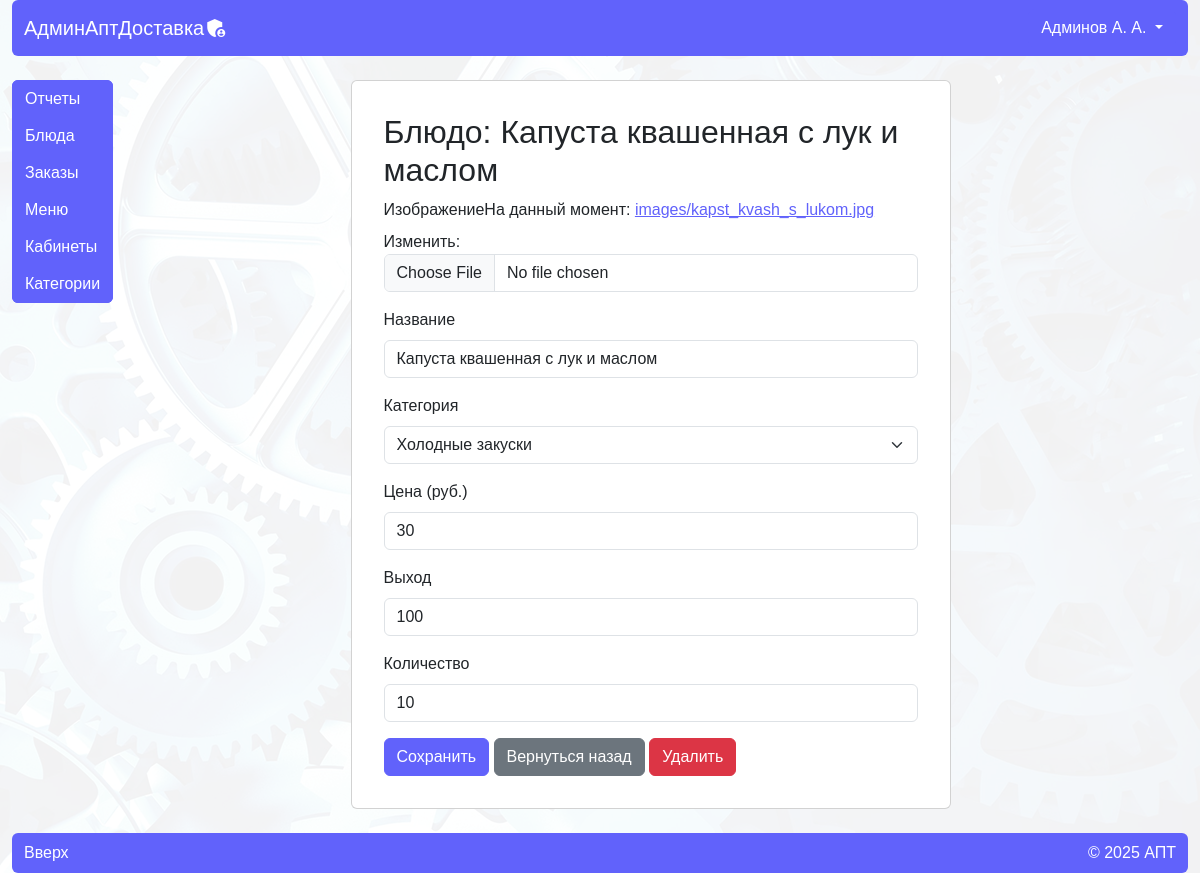
Before: /admin_app/meals/edit/2/ (signed in) with the older database file.
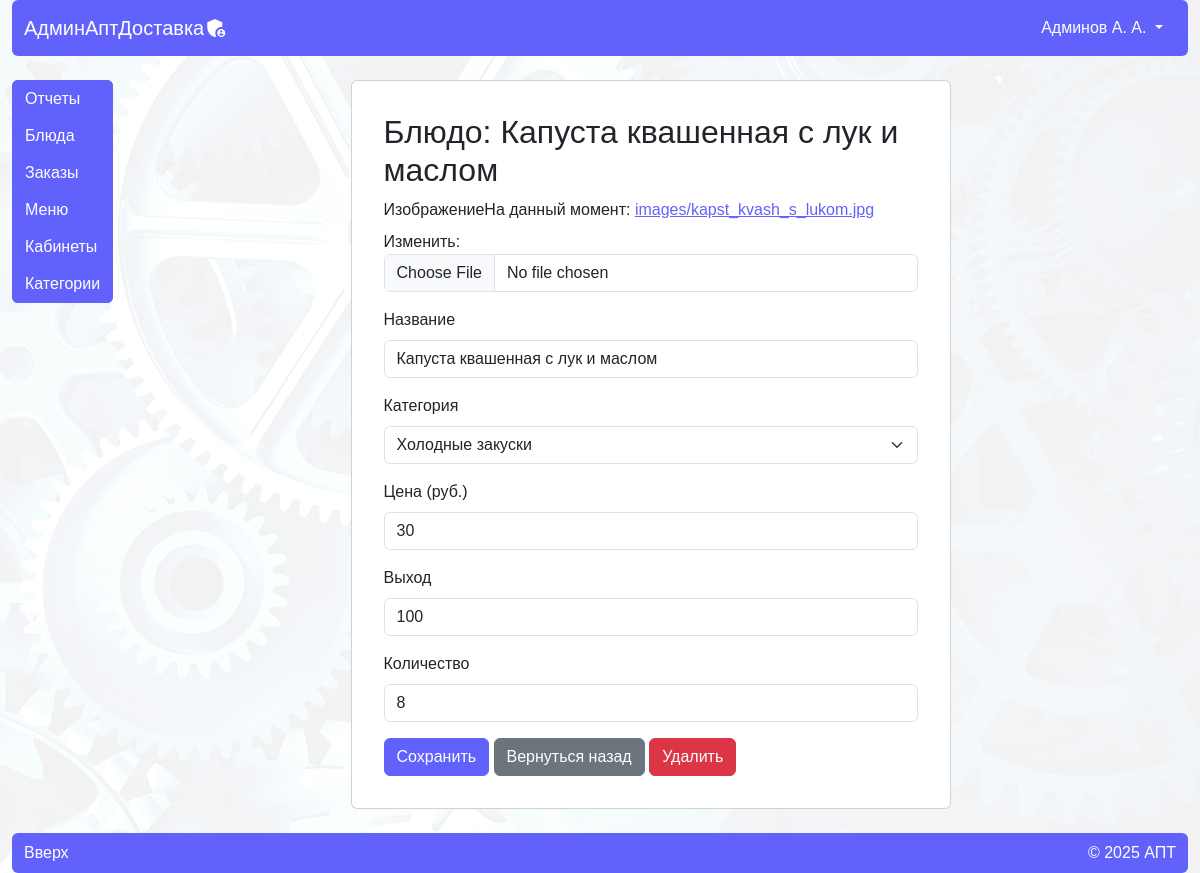
After: the same page with the newer database file.
### apt_delivery_app/models/m_meal.py (models this page shows, shortened)
class Meal(models.Model):
    name = models.CharField(
        max_length=150,
        verbose_name="Название"
    )
    price = models.IntegerField(
        verbose_name="Цена (руб.)"
    )
    out = models.CharField(
        max_length=10,
        verbose_name="Выход"
    )
    image = models.ImageField(
        upload_to='images',
        verbose_name="Изображение",
        default='meal.png'
    )
    category = models.ForeignKey(
        Category,
        on_delete=models.CASCADE,
        verbose_name="Категория",
    )
    quantity = models.IntegerField(
        default=3,
        verbose_name="Количество"
    )
    class Meta:
        verbose_name = 'Блюдо'
        verbose_name_plural = 'Блюда'
    def __str__(self):
        return self.name

### apt_delivery_app/models/m_category.py (models this page shows)
class Category(models.Model):
    name = models.CharField(
        max_length=20,
        verbose_name="Название"
    )
    class Meta:
        verbose_name = 'Категория'
        verbose_name_plural = 'Категории'
    def __str__(self):
        return self.name

### admin_app/views/va_meal.py (the view)
# urls.py: path('meals/edit/<int:pk>/', views.meal_crud_view, name='meal-edit'),  # Редактирование блюда
@user_passes_test(lambda u: u.is_superuser)
def meal_crud_view(request, pk=None):
    return crud_view(request, Meal, MealForm, pk)

### admin_app/forms.py
class MealForm(forms.ModelForm):
    class Meta:
        model = Meal
        fields=('image', 'name', 'category', 'price', 'out', 'quantity',)

### admin_app/views/va_views.py (called while the page is built)
@user_passes_test(lambda u: u.is_superuser)
def crud_view(request, model_class, form_class, pk=None):
    instance = None
    if pk:
        instance = get_object_or_404(model_class, pk=pk)
    if request.method == 'POST':
        form = form_class(request.POST, request.FILES or None, instance=instance)
        if form.is_valid():
            form.save()
            return redirect(reverse_lazy(f'{model_class.__name__.lower()}-list'))
    else:
        form = form_class(instance=instance)
    context = {
        'title': model_class._meta.verbose_name,
        'url': reverse_lazy(f'{model_class.__name__.lower()}-list'),
        'form': form,
        'object': instance
    }
    return render(request, 'admin_app/edit_form.html', context)

### admin_app/templates/admin_app/edit_form.html (shortened to what this page needs)
{% extends 'admin_app/base.html' %}
{% load django_bootstrap5%}
{% block content %}
<div class="d-flex justify-content-center">
    <div class="card " style="max-width: 600px; padding: 2rem;">
        <h2>{{ title }}: {% if object %}{{ object }}{% else %}Добавить объект{% endif %}</h2>
        <form method="post" enctype="multipart/form-data" novalidate>
            {% bootstrap_form form %}
            <button type="submit" class="btn btn-primary">Сохранить</button>
            <a href="{{url}}" class="btn btn-secondary">Вернуться назад</a>
            {% with url|add:"add/" as the_url %}
            {% if not request.get_full_path == the_url %}
            <a href="{{url}}delete/{{ object.id }}" class="btn btn-danger">
                Удалить
            </a>
            {% endif %}
            {% endwith %}
        </form>
    </div>
</div>
{% endblock %}

Changed rows visible on the page:
changed Meal "Капуста квашенная с лук и маслом": quantity "10" → "8"
